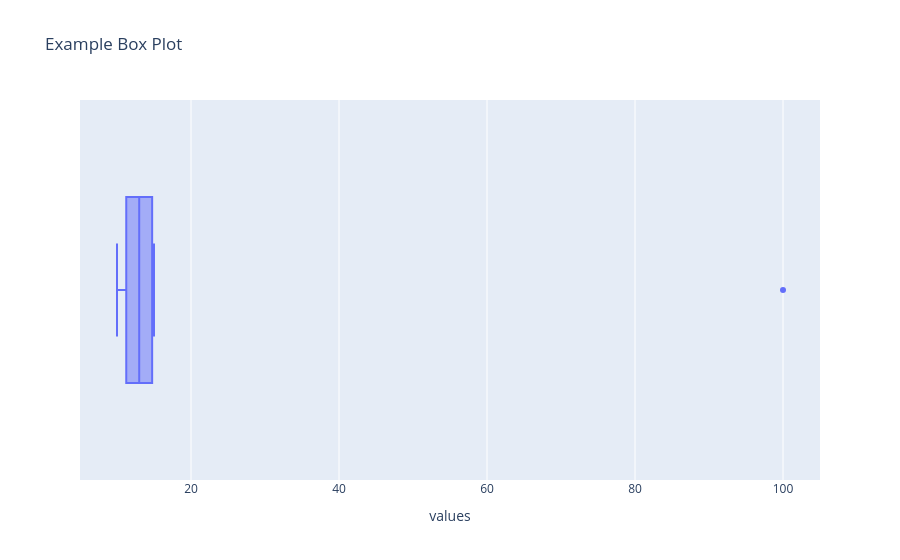

The notebook cell this image was saved under:
### Markdown cell above
### Box plots for distribution analysis

### Code cell
# Example: box plot to check for outliers
box_data = pd.DataFrame({"values": [10, 12, 11, 13, 100, 14, 15]})
fig = px.box(box_data, x="values", title="Example Box Plot")
fig.show()

### Figure 1 — Plotly figure (JSON) as saved in the notebook; plotly's stock layout.template omitted (floating-point values rounded to 4 significant figures)
{"data": [{"alignmentgroup": "True", "hovertemplate": "values=%{x}<extra></extra>", "legendgroup": "", "marker": {"color": "#636efa"}, "name": "", "notched": false, "offsetgroup": "", "orientation": "h", "showlegend": false, "type": "box", "x": [10, 12, 11, 13, 100, 14, 15], "x0": " ", "xaxis": "x", "y0": " ", "yaxis": "y"}], "layout": {"boxmode": "group", "legend": {"tracegroupgap": 0}, "title": {"text": "Example Box Plot"}, "xaxis": {"anchor": "y", "domain": [0, 1], "title": {"text": "values"}}, "yaxis": {"anchor": "x", "domain": [0, 1]}}}
